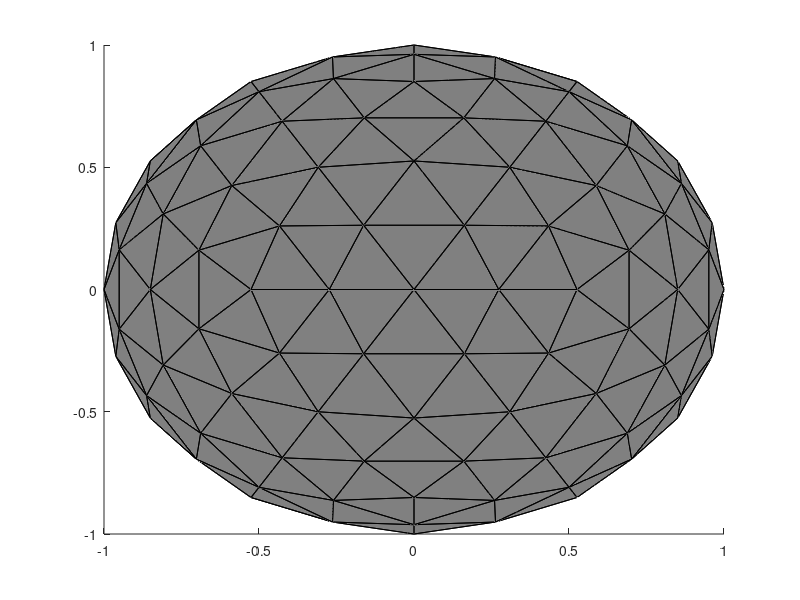

Source code (MATLAB):
function [F, V] = geosphere(r, refine)

% function [faces, vertices] = geosphere(r, refine)
% triangular mesh sphere of radius r (default 1)
% refine is an integer specifying how many times the isocahedron (20 faces)
%        is subdivided (default 3). 
%        Each subdivision quadruples the number of faces.
%        WARNING: VERY SLOW for refine>4
%               
% draws the sphere & returns handle if nargout==1
%
% modified by MGP August 2005 from sphere_tri:



% $Revision: 1.15 $ $Date: 2004/05/20 22:28:45 $

% Licence:  GNU GPL, no implied or express warranties
% Jon Leech (leech @ cs.unc.edu) 3/24/89
% icosahedral code added by Jim Buddenhagen (jb1556@daditz.sbc.com) 5/93
% 06/2002, adapted from c to matlab by Darren.Weber_at_radiology.ucsf.edu
% 05/2004, reorder of the faces for the 'ico' surface so they are indeed
% clockwise!  Now the surface normals are directed outward.  Also reset the
% default recursions to zero, so we can get out just the platonic solids.
%
%%%%%%%%%%%%%%%%%%%%%%%%%%%%%%%%%%%%%%%%%%%%%%%%%%%%%%%%%%%%%%%%%%%%%%%%%%%%%

% default refine
if ~exist('refine','var') || isempty(refine),
    refine = 2;
end


% default radius
if ~exist('r','var') || isempty(r),
    r = 1;
end


% -----------------
% define starting shape
% Twelve vertices of icosahedron on unit sphere
tau = 0.8506508084; % t=(1+sqrt(5))/2, tau=t/sqrt(1+t^2)
one = 0.5257311121; % one=1/sqrt(1+t^2) , unit sphere

ico.v( 1,:) = [  tau,  one,    0 ]; % ZA
ico.v( 2,:) = [ -tau,  one,    0 ]; % ZB
ico.v( 3,:) = [ -tau, -one,    0 ]; % ZC
ico.v( 4,:) = [  tau, -one,    0 ]; % ZD
ico.v( 5,:) = [  one,   0 ,  tau ]; % YA
ico.v( 6,:) = [  one,   0 , -tau ]; % YB
ico.v( 7,:) = [ -one,   0 , -tau ]; % YC
ico.v( 8,:) = [ -one,   0 ,  tau ]; % YD
ico.v( 9,:) = [   0 ,  tau,  one ]; % XA
ico.v(10,:) = [   0 , -tau,  one ]; % XB
ico.v(11,:) = [   0 , -tau, -one ]; % XC
ico.v(12,:) = [   0 ,  tau, -one ]; % XD

% Structure for unit icosahedron
ico.f = [  5,  8,  9 ;
    5, 10,  8 ;
    6, 12,  7 ;
    6,  7, 11 ;
    1,  4,  5 ;
    1,  6,  4 ;
    3,  2,  8 ;
    3,  7,  2 ;
    9, 12,  1 ;
    9,  2, 12 ;
    10,  4, 11 ;
    10, 11,  3 ;
    9,  1,  5 ;
    12,  6,  1 ;
    5,  4, 10 ;
    6, 11,  4 ;
    8,  2,  9 ;
    7, 12,  2 ;
    8, 10,  3 ;
    7,  3, 11 ];

FV.vertices = ico.v;
FV.faces    = ico.f;

% refine the starting shapes with subdivisions
% Subdivide each starting triangle (maxlevel) times
for level = 1:refine,

    % Subdivide each triangle and normalize the new points thus
    % generated to lie on the surface of a sphere radius r.
    FV = mesh_refine_tri4(FV);
    FV.vertices = sphere_project(FV.vertices,r);

    % An alternative might be to define a min distance
    % between vertices and recurse or use fminsearch

end



if nargout==2
    F = FV.faces;
    V = FV.vertices;
else
    h = patch('faces', FV.faces, 'vertices', FV.vertices);
    set(h, 'facecolor', [1 1 1]*.5, 'edgecolor', 'k');
    if nargout==1
        F = h;
    end
end




%%%%%%%%%%%%%%%%%%%%%%%%%%%%%%%%%%
function [ FV ] = mesh_refine_tri4(FV)

% mesh_refine_tri4 - creates 4 triangle from each triangle of a mesh
%
% [ FV ] = mesh_refine_tri4( FV )
%
% FV.vertices   - mesh vertices (Nx3 matrix)
% FV.faces      - faces with indices into 3 rows
%                 of FV.vertices (Mx3 matrix)
% 
% For each face, 3 new vertices are created at the 
% triangle edge midpoints.  Each face is divided into 4
% faces and returned in FV.
%
%        B
%       /\
%      /  \
%    a/____\b       Construct new triangles
%    /\    /\       [A,a,c]
%   /  \  /  \      [a,B,b]
%  /____\/____\     [c,b,C]
% A	     c	   C    [a,b,c]
% 
% It is assumed that the vertices are listed in clockwise order in
% FV.faces (A,B,C above), as viewed from the outside in a RHS coordinate
% system.
% 
% See also: mesh_refine, sphere_tri, sphere_project
% 


% ---this method is not implemented, but the idea here remains...
% This can be done until some minimal distance (D) of the mean 
% distance between vertices of all triangles is achieved.  If
% no D argument is given, the function refines the mesh once.
% Alternatively, it could be done until some minimum mean 
% area of faces is achieved.  As is, it just refines once.


% $Revision: 1.12 $ $Date: 2004/05/10 21:01:55 $

% Licence:  GNU GPL, no implied or express warranties
% History:  05/2002, Darren.Weber_at_radiology.ucsf.edu, created
%
%%%%%%%%%%%%%%%%%%%%%%%%%%%%%%%%%%%%%%%%%%%%%%%%%%%%%%%%%%%%%%%%%%%%%%%%%%%%


% NOTE
% The centroid is located one third of the way from each vertex to 
% the midpoint of the opposite side. Each median divides the triangle 
% into two equal areas; all the medians together divide it into six 
% equal parts, and the lines from the median point to the vertices 
% divide the whole into three equivalent triangles.

% Each input triangle with vertices labelled [A,B,C] as shown
% below will be turned into four new triangles:
%
% Make new midpoints
% a = (A+B)/2
% b = (B+C)/2
% c = (C+A)/2
%
%        B
%       /\
%      /  \
%    a/____\b       Construct new triangles
%    /\    /\       [A,a,c]
%   /  \  /  \      [a,B,b]
%  /____\/____\     [c,b,C]
% A	     c	   C    [a,b,c]
%

% Initialise a new vertices and faces matrix
Nvert = size(FV.vertices,1);
Nface = size(FV.faces,1);
V2 = zeros(Nface*3,3);
F2 = zeros(Nface*4,3);

for f = 1:Nface,
    
    % Get the triangle vertex indices
    NA = FV.faces(f,1);
    NB = FV.faces(f,2);
    NC = FV.faces(f,3);
    
    % Get the triangle vertex coordinates
    A = FV.vertices(NA,:);
    B = FV.vertices(NB,:);
    C = FV.vertices(NC,:);
    
    % Now find the midpoints between vertices
    a = (A + B) ./ 2;
    b = (B + C) ./ 2;
    c = (C + A) ./ 2;
    
    % Find the length of each median
    %A2blen = sqrt ( sum( (A - b).^2, 2 ) );
    %B2clen = sqrt ( sum( (B - c).^2, 2 ) );
    %C2alen = sqrt ( sum( (C - a).^2, 2 ) );
    
    % Store the midpoint vertices, while
    % checking if midpoint vertex already exists
    [FV, Na] = mesh_find_vertex(FV,a);
    [FV, Nb] = mesh_find_vertex(FV,b);
    [FV, Nc] = mesh_find_vertex(FV,c);
    
    % Create new faces with orig vertices plus midpoints
    F2(f*4-3,:) = [ NA, Na, Nc ];
    F2(f*4-2,:) = [ Na, NB, Nb ];
    F2(f*4-1,:) = [ Nc, Nb, NC ];
    F2(f*4-0,:) = [ Na, Nb, Nc ];
    
end

% Replace the faces matrix
FV.faces = F2;

return


%%%%%%%%%%%%%%%%%%%%%%%%%%%%%%%%%%%%%%%%%%%%%%%%%%%%%%%%%%%%%%%%%%%%%%%%
%%%%%%%%%%%%%%%%%%%%%%%%%%%%%%%%%%%%%%%%%%%%%%%%%%%%%%%%%%%%%%%%%%%%%%%%
function [FV, N] = mesh_find_vertex(FV,vertex)

    Vn = size(FV.vertices,1);
    Va = repmat(vertex,Vn,1);
    Vexist = find( FV.vertices(:,1) == Va(:,1) & ...
                   FV.vertices(:,2) == Va(:,2) & ...
                   FV.vertices(:,3) == Va(:,3) );
    if Vexist,
        if size(Vexist) == [1,1],
            N = Vexist;
        else,
            msg = sprintf('replicated vertices');
            error(msg);
        end
    else
        FV.vertices(end+1,:) = vertex;
        N = size(FV.vertices,1);
    end

return

function V = sphere_project(v,r,c)

% sphere_project - project point X,Y,Z to the surface of sphere radius r
% 
% V = sphere_project(v,r,c)
% 
% Cartesian inputs:
% v is the vertex matrix, Nx3 (XYZ)
% r is the sphere radius, 1x1 (default 1)
% c is the sphere centroid, 1x3 (default 0,0,0)
%
% XYZ are converted to spherical coordinates and their radius is
% adjusted according to r, from c toward XYZ (defined with theta,phi)
% 
% V is returned as Cartesian 3D coordinates
% 

% $Revision: 1.8 $ $Date: 2004/03/29 21:15:36 $

% Licence:  GNU GPL, no implied or express warranties
% History:  06/2002, Darren.Weber_at_radiology.ucsf.edu, created
%
%%%%%%%%%%%%%%%%%%%%%%%%%%%%%%%%%%%%%%%%%%%%%%%%%%%%%%%%%%%%%%%%%%%%%%%%%%%%

if ~exist('v','var'),
    msg = sprintf('SPHERE_PROJECT: No input vertices (X,Y,Z)\n');
    error(msg);
end

X = v(:,1);
Y = v(:,2);
Z = v(:,3);

if ~exist('c','var'),
    xo = 0;
    yo = 0;
    zo = 0;
else
    xo = c(1);
    yo = c(2);
    zo = c(3);
end

if ~exist('r','var'), r = 1; end

% alternate method is to use unit vector of V
% [ n = 'magnitude(V)'; unitV = V ./ n; ]
% to change the radius, multiply the unitV
% by the radius required.  This avoids the
% use of arctan functions, which have branches.


% Convert Cartesian X,Y,Z to spherical (radians)
theta = atan2( (Y-yo), (X-xo) );
phi   = atan2( sqrt( (X-xo).^2 + (Y-yo).^2 ), (Z-zo) );
% do not calc: r = sqrt( (X-xo).^2 + (Y-yo).^2 + (Z-zo).^2);

%   Recalculate X,Y,Z for constant r, given theta & phi.
R = ones(size(phi)) * r;
x = R .* sin(phi) .* cos(theta);
y = R .* sin(phi) .* sin(theta);
z = R .* cos(phi);

V = [x y z];

return



